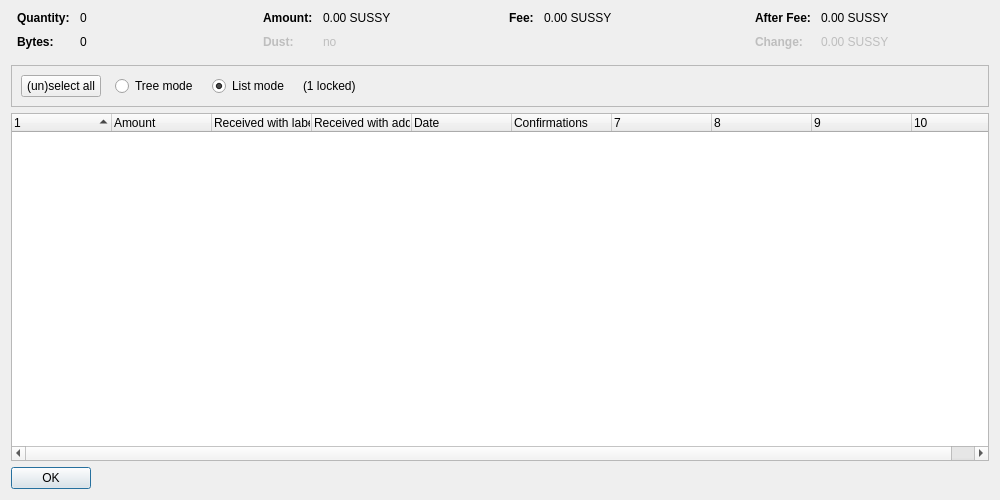
<?xml version="1.0" encoding="UTF-8"?>
<ui version="4.0">
 <class>CoinControlDialog</class>
 <widget class="QDialog" name="CoinControlDialog">
  <property name="geometry">
   <rect>
    <x>0</x>
    <y>0</y>
    <width>1000</width>
    <height>500</height>
   </rect>
  </property>
  <property name="windowTitle">
   <string>Coin Selection</string>
  </property>
  <layout class="QVBoxLayout" name="verticalLayout">
   <item>
    <layout class="QHBoxLayout" name="horizontalLayoutTop" stretch="0,0,0,0">
     <property name="topMargin">
      <number>0</number>
     </property>
     <property name="bottomMargin">
      <number>10</number>
     </property>
     <item>
      <layout class="QFormLayout" name="formLayoutCoinControl1">
       <property name="horizontalSpacing">
        <number>10</number>
       </property>
       <property name="verticalSpacing">
        <number>10</number>
       </property>
       <property name="leftMargin">
        <number>6</number>
       </property>
       <property name="rightMargin">
        <number>6</number>
       </property>
       <item row="0" column="0">
        <widget class="QLabel" name="labelCoinControlQuantityText">
         <property name="font">
          <font>
           <weight>75</weight>
           <bold>true</bold>
          </font>
         </property>
         <property name="text">
          <string>Quantity:</string>
         </property>
        </widget>
       </item>
       <item row="0" column="1">
        <widget class="QLabel" name="labelCoinControlQuantity">
         <property name="cursor">
          <cursorShape>IBeamCursor</cursorShape>
         </property>
         <property name="contextMenuPolicy">
          <enum>Qt::ActionsContextMenu</enum>
         </property>
         <property name="text">
          <string notr="true">0</string>
         </property>
         <property name="textInteractionFlags">
          <set>Qt::LinksAccessibleByMouse|Qt::TextSelectableByKeyboard|Qt::TextSelectableByMouse</set>
         </property>
        </widget>
       </item>
       <item row="1" column="0">
        <widget class="QLabel" name="labelCoinControlBytesText">
         <property name="font">
          <font>
           <weight>75</weight>
           <bold>true</bold>
          </font>
         </property>
         <property name="text">
          <string>Bytes:</string>
         </property>
        </widget>
       </item>
       <item row="1" column="1">
        <widget class="QLabel" name="labelCoinControlBytes">
         <property name="cursor">
          <cursorShape>IBeamCursor</cursorShape>
         </property>
         <property name="contextMenuPolicy">
          <enum>Qt::ActionsContextMenu</enum>
         </property>
         <property name="text">
          <string notr="true">0</string>
         </property>
         <property name="textInteractionFlags">
          <set>Qt::LinksAccessibleByMouse|Qt::TextSelectableByKeyboard|Qt::TextSelectableByMouse</set>
         </property>
        </widget>
       </item>
      </layout>
     </item>
     <item>
      <layout class="QFormLayout" name="formLayoutCoinControl2">
       <property name="horizontalSpacing">
        <number>10</number>
       </property>
       <property name="verticalSpacing">
        <number>10</number>
       </property>
       <property name="leftMargin">
        <number>6</number>
       </property>
       <property name="rightMargin">
        <number>6</number>
       </property>
       <item row="0" column="0">
        <widget class="QLabel" name="labelCoinControlAmountText">
         <property name="font">
          <font>
           <weight>75</weight>
           <bold>true</bold>
          </font>
         </property>
         <property name="text">
          <string>Amount:</string>
         </property>
        </widget>
       </item>
       <item row="0" column="1">
        <widget class="QLabel" name="labelCoinControlAmount">
         <property name="cursor">
          <cursorShape>IBeamCursor</cursorShape>
         </property>
         <property name="contextMenuPolicy">
          <enum>Qt::ActionsContextMenu</enum>
         </property>
         <property name="text">
          <string notr="true">0.00 SUSSY</string>
         </property>
         <property name="textInteractionFlags">
          <set>Qt::LinksAccessibleByMouse|Qt::TextSelectableByKeyboard|Qt::TextSelectableByMouse</set>
         </property>
        </widget>
       </item>
       <item row="1" column="0">
        <widget class="QLabel" name="labelCoinControlLowOutputText">
         <property name="enabled">
          <bool>false</bool>
         </property>
         <property name="font">
          <font>
           <weight>75</weight>
           <bold>true</bold>
          </font>
         </property>
         <property name="text">
          <string>Dust:</string>
         </property>
        </widget>
       </item>
       <item row="1" column="1">
        <widget class="QLabel" name="labelCoinControlLowOutput">
         <property name="enabled">
          <bool>false</bool>
         </property>
         <property name="cursor">
          <cursorShape>IBeamCursor</cursorShape>
         </property>
         <property name="contextMenuPolicy">
          <enum>Qt::ActionsContextMenu</enum>
         </property>
         <property name="text">
          <string notr="true">no</string>
         </property>
         <property name="textInteractionFlags">
          <set>Qt::LinksAccessibleByMouse|Qt::TextSelectableByKeyboard|Qt::TextSelectableByMouse</set>
         </property>
        </widget>
       </item>
      </layout>
     </item>
     <item>
      <layout class="QFormLayout" name="formLayoutCoinControl3">
       <property name="horizontalSpacing">
        <number>10</number>
       </property>
       <property name="verticalSpacing">
        <number>10</number>
       </property>
       <property name="leftMargin">
        <number>6</number>
       </property>
       <property name="rightMargin">
        <number>6</number>
       </property>
       <item row="0" column="0">
        <widget class="QLabel" name="labelCoinControlFeeText">
         <property name="font">
          <font>
           <weight>75</weight>
           <bold>true</bold>
          </font>
         </property>
         <property name="text">
          <string>Fee:</string>
         </property>
        </widget>
       </item>
       <item row="0" column="1">
        <widget class="QLabel" name="labelCoinControlFee">
         <property name="cursor">
          <cursorShape>IBeamCursor</cursorShape>
         </property>
         <property name="contextMenuPolicy">
          <enum>Qt::ActionsContextMenu</enum>
         </property>
         <property name="text">
          <string notr="true">0.00 SUSSY</string>
         </property>
         <property name="textInteractionFlags">
          <set>Qt::LinksAccessibleByMouse|Qt::TextSelectableByKeyboard|Qt::TextSelectableByMouse</set>
         </property>
        </widget>
       </item>
      </layout>
     </item>
     <item>
      <layout class="QFormLayout" name="formLayoutCoinControl4">
       <property name="horizontalSpacing">
        <number>10</number>
       </property>
       <property name="verticalSpacing">
        <number>10</number>
       </property>
       <property name="leftMargin">
        <number>6</number>
       </property>
       <property name="rightMargin">
        <number>6</number>
       </property>
       <item row="0" column="0">
        <widget class="QLabel" name="labelCoinControlAfterFeeText">
         <property name="font">
          <font>
           <weight>75</weight>
           <bold>true</bold>
          </font>
         </property>
         <property name="text">
          <string>After Fee:</string>
         </property>
        </widget>
       </item>
       <item row="0" column="1">
        <widget class="QLabel" name="labelCoinControlAfterFee">
         <property name="cursor">
          <cursorShape>IBeamCursor</cursorShape>
         </property>
         <property name="contextMenuPolicy">
          <enum>Qt::ActionsContextMenu</enum>
         </property>
         <property name="text">
          <string notr="true">0.00 SUSSY</string>
         </property>
         <property name="textInteractionFlags">
          <set>Qt::LinksAccessibleByMouse|Qt::TextSelectableByKeyboard|Qt::TextSelectableByMouse</set>
         </property>
        </widget>
       </item>
       <item row="1" column="0">
        <widget class="QLabel" name="labelCoinControlChangeText">
         <property name="enabled">
          <bool>false</bool>
         </property>
         <property name="font">
          <font>
           <weight>75</weight>
           <bold>true</bold>
          </font>
         </property>
         <property name="text">
          <string>Change:</string>
         </property>
        </widget>
       </item>
       <item row="1" column="1">
        <widget class="QLabel" name="labelCoinControlChange">
         <property name="enabled">
          <bool>false</bool>
         </property>
         <property name="cursor">
          <cursorShape>IBeamCursor</cursorShape>
         </property>
         <property name="contextMenuPolicy">
          <enum>Qt::ActionsContextMenu</enum>
         </property>
         <property name="text">
          <string notr="true">0.00 SUSSY</string>
         </property>
         <property name="textInteractionFlags">
          <set>Qt::LinksAccessibleByMouse|Qt::TextSelectableByKeyboard|Qt::TextSelectableByMouse</set>
         </property>
        </widget>
       </item>
      </layout>
     </item>
    </layout>
   </item>
   <item>
    <widget class="QFrame" name="frame">
     <property name="minimumSize">
      <size>
       <width>0</width>
       <height>40</height>
      </size>
     </property>
     <property name="frameShape">
      <enum>QFrame::StyledPanel</enum>
     </property>
     <property name="frameShadow">
      <enum>QFrame::Sunken</enum>
     </property>
     <layout class="QHBoxLayout" name="horizontalLayout">
      <item>
       <layout class="QHBoxLayout" name="horizontalLayoutPanel" stretch="0,0,0,0,0">
        <property name="spacing">
         <number>14</number>
        </property>
        <item>
         <widget class="QPushButton" name="pushButtonSelectAll">
          <property name="sizePolicy">
           <sizepolicy hsizetype="Maximum" vsizetype="Fixed">
            <horstretch>0</horstretch>
            <verstretch>0</verstretch>
           </sizepolicy>
          </property>
          <property name="text">
           <string>(un)select all</string>
          </property>
          <property name="autoDefault">
           <bool>false</bool>
          </property>
         </widget>
        </item>
        <item>
         <widget class="QRadioButton" name="radioTreeMode">
          <property name="sizePolicy">
           <sizepolicy hsizetype="Maximum" vsizetype="Fixed">
            <horstretch>0</horstretch>
            <verstretch>0</verstretch>
           </sizepolicy>
          </property>
          <property name="text">
           <string>Tree mode</string>
          </property>
         </widget>
        </item>
        <item>
         <widget class="QRadioButton" name="radioListMode">
          <property name="sizePolicy">
           <sizepolicy hsizetype="Maximum" vsizetype="Fixed">
            <horstretch>0</horstretch>
            <verstretch>0</verstretch>
           </sizepolicy>
          </property>
          <property name="text">
           <string>List mode</string>
          </property>
          <property name="checked">
           <bool>true</bool>
          </property>
         </widget>
        </item>
        <item>
         <widget class="QLabel" name="labelLocked">
          <property name="text">
           <string notr="true">(1 locked)</string>
          </property>
         </widget>
        </item>
        <item>
         <spacer name="horizontalSpacer">
          <property name="orientation">
           <enum>Qt::Horizontal</enum>
          </property>
          <property name="sizeHint" stdset="0">
           <size>
            <width>40</width>
            <height>20</height>
           </size>
          </property>
         </spacer>
        </item>
       </layout>
      </item>
     </layout>
    </widget>
   </item>
   <item>
    <widget class="CoinControlTreeWidget" name="treeWidget">
     <property name="contextMenuPolicy">
      <enum>Qt::CustomContextMenu</enum>
     </property>
     <property name="sortingEnabled">
      <bool>false</bool>
     </property>
     <property name="columnCount">
      <number>10</number>
     </property>
     <attribute name="headerShowSortIndicator" stdset="0">
      <bool>true</bool>
     </attribute>
     <attribute name="headerStretchLastSection">
      <bool>false</bool>
     </attribute>
     <column>
      <property name="text">
       <string/>
      </property>
     </column>
     <column>
      <property name="text">
       <string>Amount</string>
      </property>
     </column>
     <column>
      <property name="text">
       <string>Received with label</string>
      </property>
     </column>
     <column>
      <property name="text">
       <string>Received with address</string>
      </property>
     </column>
     <column>
      <property name="text">
       <string>Date</string>
      </property>
     </column>
     <column>
      <property name="text">
       <string>Confirmations</string>
      </property>
      <property name="toolTip">
       <string>Confirmed</string>
      </property>
     </column>
     <column>
      <property name="text">
       <string/>
      </property>
     </column>
     <column>
      <property name="text">
       <string/>
      </property>
     </column>
     <column>
      <property name="text">
       <string/>
      </property>
     </column>
     <column>
      <property name="text">
       <string/>
      </property>
     </column>
    </widget>
   </item>
   <item>
    <widget class="QDialogButtonBox" name="buttonBox">
     <property name="sizePolicy">
      <sizepolicy hsizetype="Maximum" vsizetype="Fixed">
       <horstretch>0</horstretch>
       <verstretch>0</verstretch>
      </sizepolicy>
     </property>
     <property name="orientation">
      <enum>Qt::Horizontal</enum>
     </property>
     <property name="standardButtons">
      <set>QDialogButtonBox::Ok</set>
     </property>
    </widget>
   </item>
  </layout>
 </widget>
 <customwidgets>
  <customwidget>
   <class>CoinControlTreeWidget</class>
   <extends>QTreeWidget</extends>
   <header>coincontroltreewidget.h</header>
  </customwidget>
 </customwidgets>
 <resources/>
 <connections/>
</ui>
